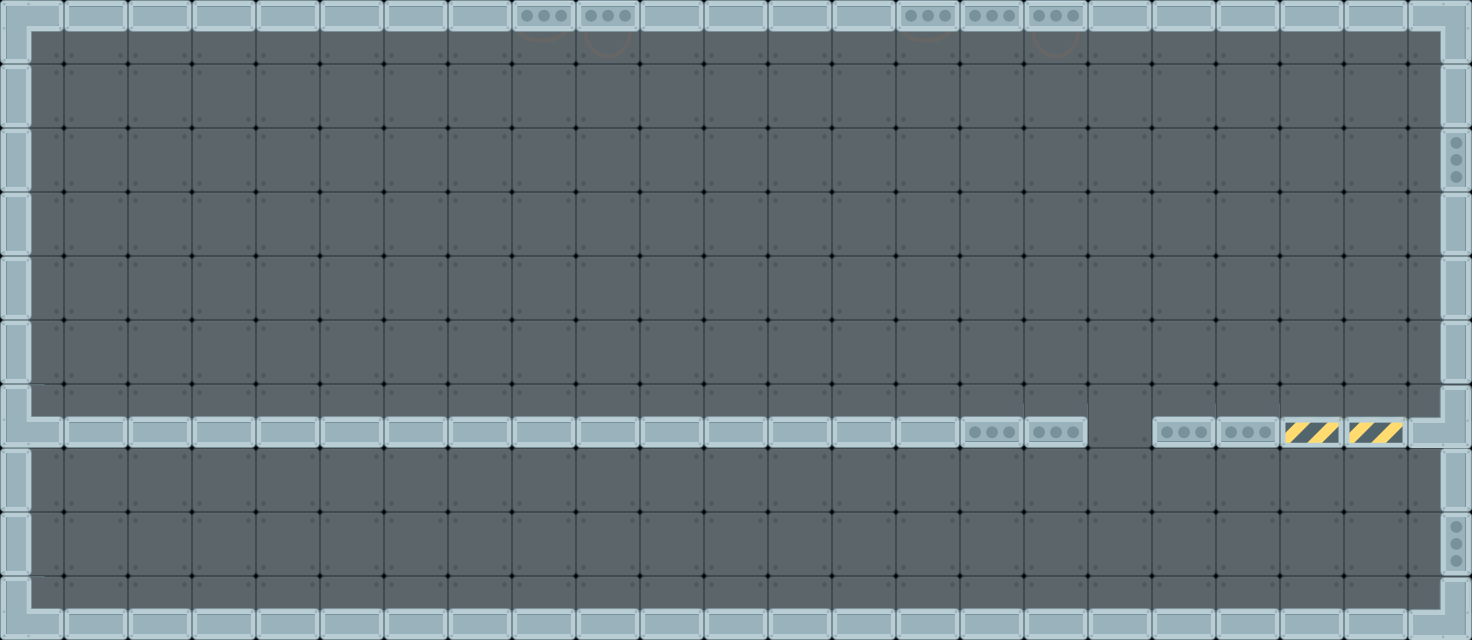

A level layout from a 2D game, rendered from its tile map. Below: a short description, then the map file with tile-grid data replaced by summaries:
An orthogonal 23x10 tile map with 64x64 px tiles, 2 tile layers (background, floor) and 29 objects (11x light_soft, 2x light_triangle, robot).

<map version="1.0" orientation="orthogonal" renderorder="right-down" width="23" height="10" tilewidth="64" tileheight="64" nextobjectid="132">
 <tileset firstgid="1" name="tiles" tilewidth="64" tileheight="64" tilecount="128" columns="16">
  <image source="../tiles.png" width="1024" height="512" />
 </tileset>
 <layer name="background" width="23" height="10" opacity="0.5">
  <data>[230 cells, 230 non-empty, 1 distinct tile ids]</data>
 </layer>
 <layer name="floor" width="23" height="10">
  <data>[230 cells, 82 non-empty, 14 distinct tile ids]</data>
 </layer>
 <objectgroup name="obstacles">
  <object id="1" x="-2" y="0" width="26" height="640" />
  <object id="2" x="1440" y="-2.66667" width="26" height="640" />
  <object id="3" x="24" y="4" width="1318" height="22" />
  <object id="5" x="28" y="612" width="1414.67" height="28" />
  <object id="108" x="-18" y="422" width="1466" height="26" />
 </objectgroup>
 <objectgroup name="doors">
  <object id="124" x="1279" y="223" width="128" height="192">
   <properties>
    <property name="levelId" value="meet" />
   </properties>
  </object>
 </objectgroup>
 <objectgroup name="lights">
  <object id="73" name="light_soft" x="928" y="192" width="64" height="64">
   <properties>
    <property name="alpha" value="0.02" />
    <property name="color" value="0xffE0F7FA" />
    <property name="height" value="700" />
    <property name="type" value="soft" />
    <property name="width" value="700" />
   </properties>
  </object>
  <object id="74" name="light_soft" x="1222.67" y="422.666" width="64" height="64">
   <properties>
    <property name="alpha" value="0.05" />
    <property name="color" value="0xffE0F7FA" />
    <property name="height" value="700" />
    <property name="type" value="soft" />
    <property name="width" value="700" />
   </properties>
  </object>
  <object id="75" name="light_soft" x="800" y="192" width="64" height="64">
   <properties>
    <property name="alpha" value="0.05" />
    <property name="color" value="0xffE0F7FA" />
    <property name="height" value="700" />
    <property name="type" value="soft" />
    <property name="width" value="700" />
   </properties>
  </object>
  <object id="76" name="light_triangle" x="1024" y="64" width="64" height="64">
   <properties>
    <property name="alpha" value="0.1" />
    <property name="color" value="0xffffffff" />
    <property name="height" value="1000" />
    <property name="type" value="triangle" />
    <property name="width" value="400" />
   </properties>
  </object>
  <object id="77" name="light_soft" x="703.667" y="446.333" width="64" height="64">
   <properties>
    <property name="alpha" value="0.05" />
    <property name="color" value="0xffE0F7FA" />
    <property name="height" value="300" />
    <property name="type" value="soft" />
    <property name="width" value="300" />
   </properties>
  </object>
  <object id="78" name="light_soft" x="511.667" y="446.333" width="64" height="64">
   <properties>
    <property name="alpha" value="0.05" />
    <property name="color" value="0xffE0F7FA" />
    <property name="height" value="300" />
    <property name="type" value="soft" />
    <property name="width" value="300" />
   </properties>
  </object>
  <object id="79" name="light_soft" x="895.667" y="446.333" width="64" height="64">
   <properties>
    <property name="alpha" value="0.05" />
    <property name="color" value="0xffE0F7FA" />
    <property name="height" value="300" />
    <property name="type" value="soft" />
    <property name="width" value="300" />
   </properties>
  </object>
  <object id="97" name="light_triangle" x="768" y="64" width="64" height="64">
   <properties>
    <property name="alpha" value="0.25" />
    <property name="color" value="0xffffffff" />
    <property name="height" value="1000" />
    <property name="type" value="triangle" />
    <property name="width" value="400" />
   </properties>
  </object>
  <object id="127" name="light_soft" x="320" y="448" width="64" height="64">
   <properties>
    <property name="alpha" value="0.05" />
    <property name="color" value="0xffE0F7FA" />
    <property name="height" value="300" />
    <property name="type" value="soft" />
    <property name="width" value="300" />
   </properties>
  </object>
  <object id="128" name="light_soft" x="128" y="448" width="64" height="64">
   <properties>
    <property name="alpha" value="0.05" />
    <property name="color" value="0xffE0F7FA" />
    <property name="height" value="300" />
    <property name="type" value="soft" />
    <property name="width" value="300" />
   </properties>
  </object>
  <object id="129" name="light_soft" x="320" y="192" width="64" height="64">
   <properties>
    <property name="alpha" value="0.02" />
    <property name="color" value="0xffE0F7FA" />
    <property name="height" value="700" />
    <property name="type" value="soft" />
    <property name="width" value="700" />
   </properties>
  </object>
  <object id="130" name="light_soft" x="192" y="192" width="64" height="64">
   <properties>
    <property name="alpha" value="0.05" />
    <property name="color" value="0xffE0F7FA" />
    <property name="height" value="700" />
    <property name="type" value="soft" />
    <property name="width" value="700" />
   </properties>
  </object>
  <object id="131" name="light_soft" x="1312" y="176" width="64" height="64">
   <properties>
    <property name="alpha" value="0.1" />
    <property name="color" value="0xffffffff" />
    <property name="height" value="500" />
    <property name="type" value="soft" />
    <property name="width" value="500" />
   </properties>
  </object>
 </objectgroup>
 <objectgroup name="players">
  <object id="80" name="robot" x="450.667" y="348.667" width="64" height="64" />
 </objectgroup>
 <objectgroup name="fans">
  <object id="101" x="64" y="480" width="64" height="64" />
  <object id="111" x="256" y="480" width="64" height="64" />
  <object id="121" x="448" y="480" width="64" height="64" />
  <object id="122" x="640" y="480" width="64" height="64" />
 </objectgroup>
 <objectgroup name="gates">
  <object id="105" x="1088.67" y="257.333" width="62" height="192">
   <properties>
    <property name="name" value="g1" />
    <property name="orientation" value="vertical" />
   </properties>
  </object>
 </objectgroup>
 <objectgroup name="sensors">
  <object id="115" x="768" y="415" width="64" height="32">
   <properties>
    <property name="id" value="s1" />
    <property name="target" value="g1" />
   </properties>
  </object>
 </objectgroup>
 <objectgroup name="boxes" visible="0">
  <object id="120" x="160" y="288" width="128" height="128">
   <properties>
    <property name="enabled" value="true" />
   </properties>
  </object>
  <object id="125" x="32" y="288" width="128" height="128">
   <properties>
    <property name="enabled" value="false" />
   </properties>
  </object>
  <object id="126" x="32" y="160" width="128" height="128">
   <properties>
    <property name="enabled" value="false" />
   </properties>
  </object>
 </objectgroup>
</map>
